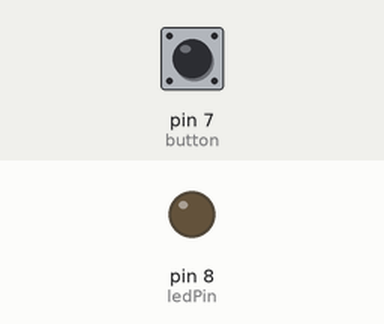
Recording of a sketch running on a simulated Arduino Uno, built with avr-gcc and run on an emulated ATmega328P. Parts: output pins drawn as LEDs (lit = HIGH). Inputs (shaded band) come from the test bench; at power-on: pin 7 (button) LOW.

Above: at 1.2 s.
1.3 s: pin 7 (button) pulled HIGH for 0.15 s
At 1.37 s:
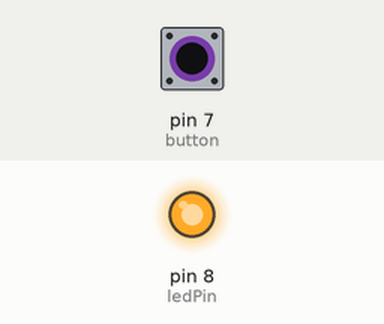
2.9 s: pin 7 (button) pulled HIGH for 3.2 s
At 6.6 s:
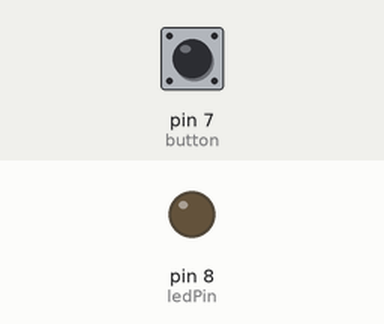
Timing chart, 0 to 8.1 s (numbered marks = the images above; inputs shaded):
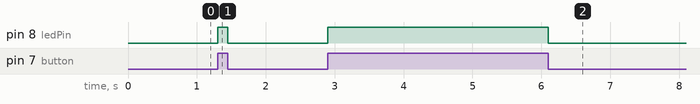

The sketch:

push_button.ino
```cpp
int ledPin = 8;
int button = 7;
void setup()
{
  pinMode(ledPin, OUTPUT);
  pinMode(button, INPUT);
}

void loop()
{
  if(digitalRead(button) == HIGH)
  	digitalWrite(ledPin, HIGH);
  else
  	digitalWrite(ledPin, LOW);

}
```

Measured:
- after the input at 1.3 s, pin 8 (ledPin): LOW → HIGH at once, → LOW 0.15 s later
- after the input at 2.9 s, pin 8 (ledPin): LOW → HIGH at once, → LOW 3.2 s later
